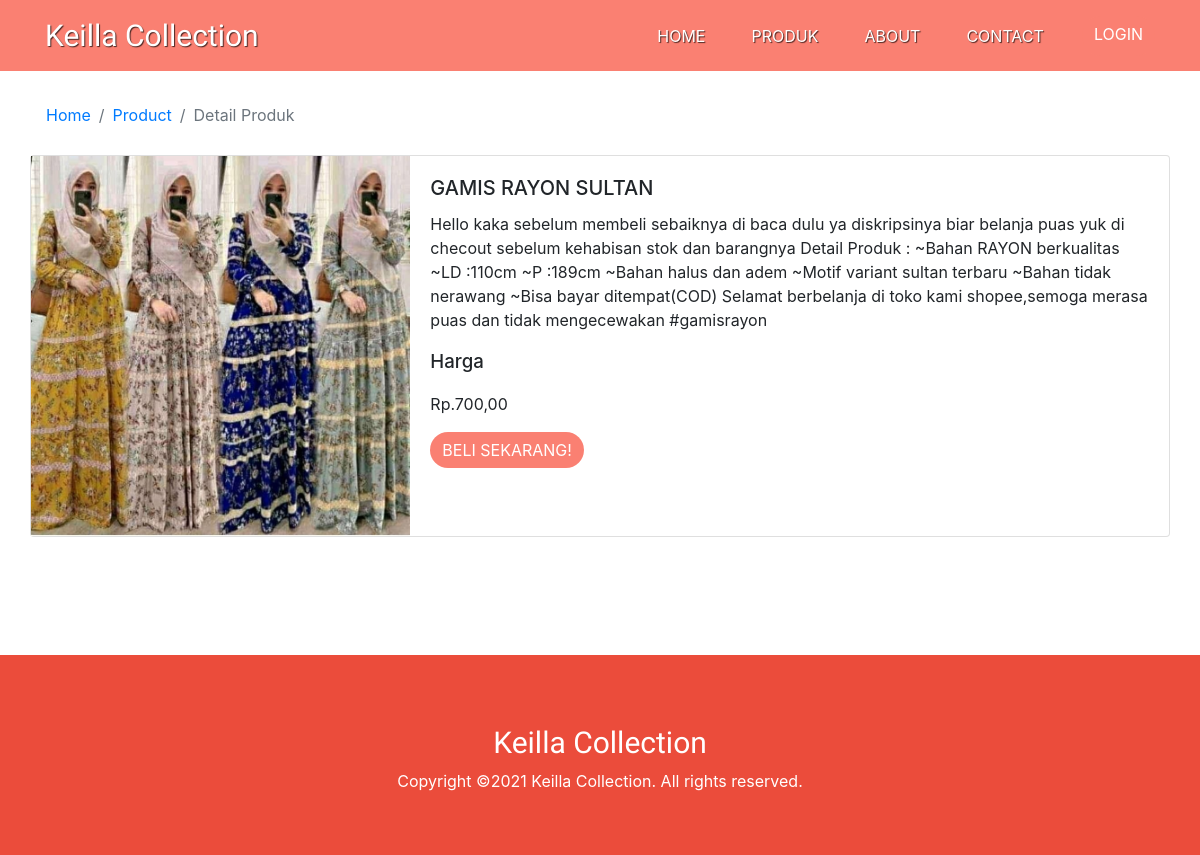
/view/detailproduk.php?id=7, run on the app's committed database.
### tables this page shows
CREATE TABLE `produk` (
  `id_produk` int(11) NOT NULL,
  `nama_produk` varchar(100) NOT NULL,
  `harga_produk` int(11) NOT NULL,
  `berat_produk` int(11) NOT NULL,
  `foto_produk` varchar(100) NOT NULL,
  `deskripsi_produk` varchar(1000) NOT NULL
);

### koneksi/pilihbarang.php (called while the page is built, shortened)
<?php
include('koneksi.php');
if (isset($_GET['id'])) {
  $id_barang = $_GET['id'];
  $data = mysqli_query($con, "select * from produk where id_produk = '$id_barang'");
  $cek = mysqli_fetch_row($data);
}

### view/detailproduk.php (the view, shortened to what this page needs)
<?php
include("../koneksi/pilihbarang.php");
?>
<!doctype html>
<html lang="en">
<head>
  <link rel="stylesheet" href="https://cdn.jsdelivr.net/npm/bootstrap@4.6.0/dist/css/bootstrap.min.css">
  <link rel="stylesheet" href="../css/style.css">
</head>
<body class="bodydetail">
  <?php include("../view/header2.php"); ?>
  <div class="container">
    <div class="row">
      <nav aria-label="breadcrumb">
        <ol class="breadcrumb">
          <li class="breadcrumb-item"><a href="home.php">Home</a></li>
          <li class="breadcrumb-item"><a href="produk.php">Product</a></li>
          <li class="breadcrumb-item active" aria-current="page">Detail Produk</li>
        </ol>
      </nav>
    </div>
  </div>
  <div class="container detailproduk">
    <div class="row">
      <div class="card mb-3" style="max-width: 1200px; max-height:600px">
        <div class="row no-gutters">
          <div class="col-md-4">
            <img src="../img/Produk/<?= $cek['4'] ?>" alt="...">
          </div>
          <div class="col-md-8">
            <div class="card-body">
              <h5 class="card-title"><?= $cek['1']; ?></h5>
              <p class="card-text"><?= $cek['5']; ?></p>
              <p class="card-text" style="font-weight: 500; font-size:14pt;">Harga</p>
              <p class="card-text">Rp.<?= $cek['3']; ?>,00</p>
              <p class="card-text"><button class="btn btn-primary rounded-pill">Beli Sekarang!</button></p>
            </div>
          </div>
        </div>
      </div>
    </div>
  </div>
  <?php include("../view/footer.php"); ?>
</body>
</html>

### css/style.css (style rules this page uses)
.rounded-pill { text-transform: uppercase; background-color: salmon; border: 0cm; }
.detailproduk { height: 400px; }
.detailproduk img { width: 100%; }
.bodydetail { background-image: url(../img/floor-tile.png); background-repeat: fill; }
.breadcrumb { margin-top: 20px; background-color: rgba(255, 255, 255, 0); }

### data on the page
produk: foto_produk (picture), nama_produk "GAMIS RAYON SULTAN", deskripsi_produk "Hello kaka sebelum membeli sebaiknya di baca dulu ya diskripsinya biar belanja puas yuk di checout sebelum kehabisan stok dan barangnya Detail Produk : ~Bahan RAYON berkualitas ~LD :110cm ~P :189cm ~Bahan halus dan adem ~Motif variant sultan terbaru ~Bahan tidak nerawang ~Bisa bayar ditempat(COD) Selamat berbelanja di toko kami shopee,semoga merasa puas dan tidak mengecewakan #gamisrayon", berat_produk "700"
